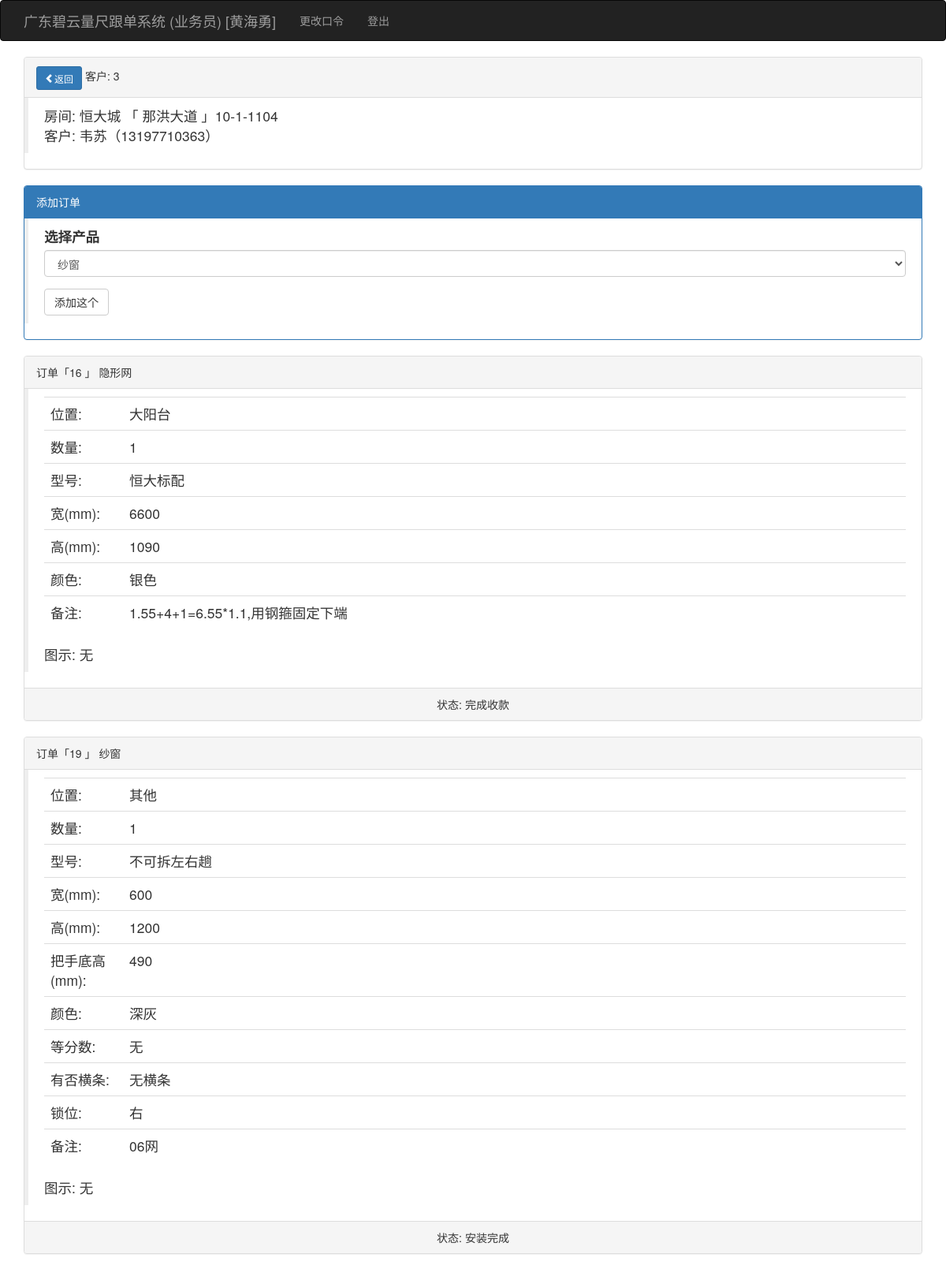
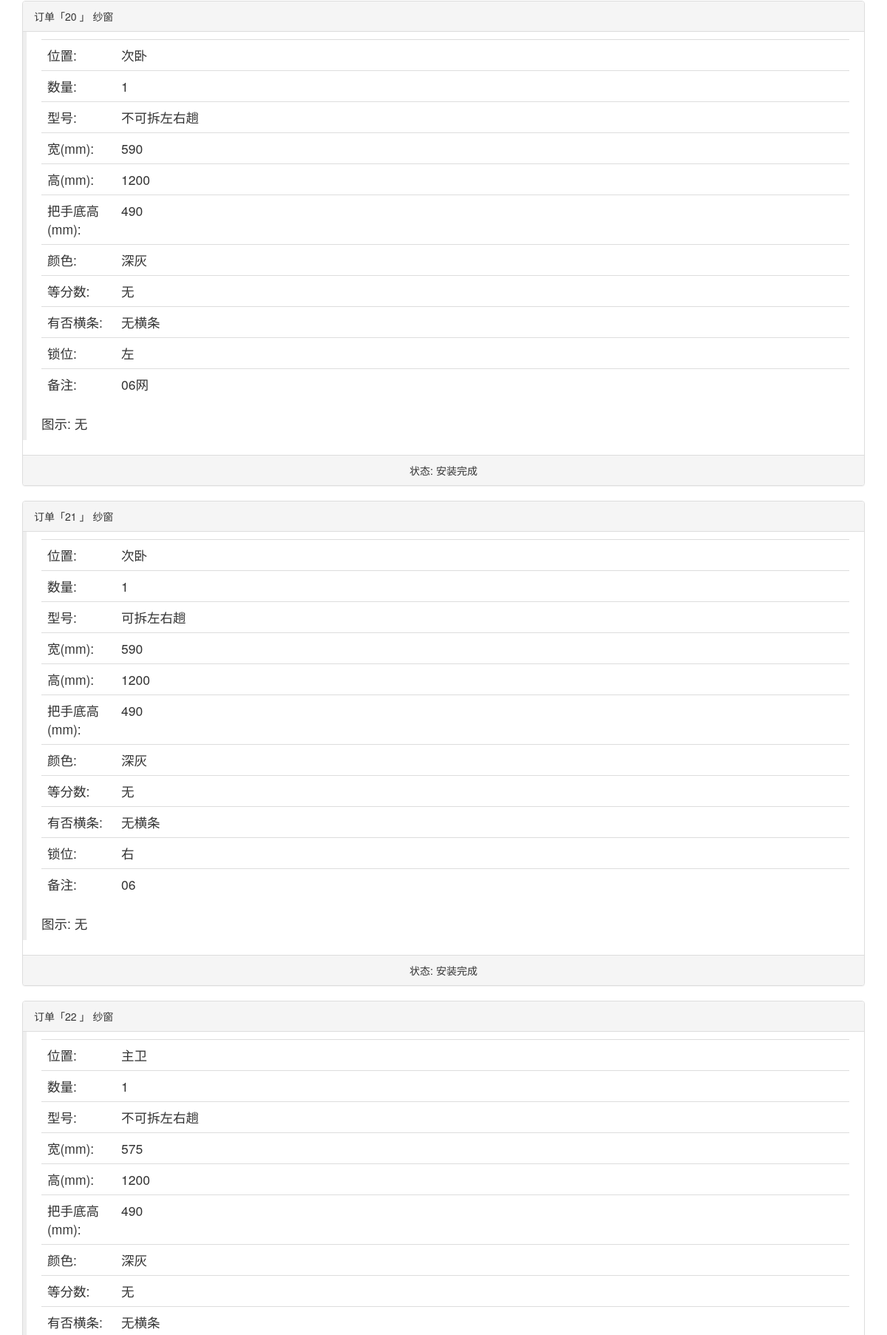
Page /showkehudd/3 (signed in, upper part) on the committed database (2 pictures, top to bottom).
### app/models.py (models this page shows, shortened)
class User(UserMixin, db.Model):
    __tablename__ = 'users'
    id = db.Column(db.Integer, primary_key=True)
    user = db.Column(db.String(64), unique=True, index=True)
    pin = db.Column(db.String(64))
    username = db.Column(db.String(64))
    tel = db.Column(db.String(32))
    role = db.Column(db.String(64))
    isuse = db.Column(db.Boolean, default=False)
    beizhu = db.Column(db.String(64))
    kehus = db.relationship('Kehu', backref='user', lazy='dynamic')
    @login_manager.user_loader
    def load_user(user_id):
        return User.query.get(int(user_id))

class Kehu(db.Model):
    __tablename__ = 'kehus'
    id = db.Column(db.Integer, primary_key=True)
    user_id = db.Column(db.Integer, db.ForeignKey('users.id'))
    xiaoqu_id = db.Column(db.Integer, db.ForeignKey('xiaoqus.id'))
    fangjian = db.Column(db.String(64))
    chenghu = db.Column(db.String(64))
    tel = db.Column(db.String(64))
    zje = db.Column(db.Float)
    beizhu = db.Column(db.String(64))
    status = db.Column(db.Integer, default=1)  # 1已测尺、2已下单、3已安装、4已清款
    time0 = db.Column(db.DateTime(), default=datetime.utcnow)
    time1 = db.Column(db.DateTime())
    time2 = db.Column(db.DateTime())
    time3 = db.Column(db.DateTime())
    dingdans = db.relationship('Dingdan', backref='kehu', lazy='dynamic')

class Xiaoqu(db.Model):
    __tablename__ = 'xiaoqus'
    id = db.Column(db.Integer, primary_key=True)
    xiaoqu = db.Column(db.String(64), unique=True, index=True)
    dizhi = db.Column(db.String(100))
    beizhu = db.Column(db.String(128))
    kehus = db.relationship('Kehu', backref='xiaoqu', lazy='dynamic')

class Dingdan(db.Model):
    __tablename__ = 'dingdans'
    id = db.Column(db.Integer, primary_key=True)
    kehu_id = db.Column(db.Integer, db.ForeignKey('kehus.id'))
    chanpin_id = db.Column(db.Integer, db.ForeignKey('chanpins.id'))
    shuliang = db.Column(db.Integer)
    weizhi = db.Column(db.String(64))
    xinghao = db.Column(db.String(64))
    kuan_chang = db.Column(db.Integer)
    gao = db.Column(db.Integer)
    meikongkuan_bashoudigao = db.Column(db.Integer)
    color = db.Column(db.String(64))
    shanshu = db.Column(db.Integer)
    zhonghengtiaoshu_gantiaoshu = db.Column(db.Integer)
    shuowei = db.Column(db.String(64))
    ishaveht = db.Column(db.String(64))
    zhangfa_dengfenshu_kaishuofangshi = db.Column(db.String(64))
    jiage = db.Column(db.Float)
    tushipic = db.Column(db.String(64))
    beizhu = db.Column(db.String(64))
    status = db.Column(db.Integer, default=1)  # 1测尺、2业务下单、3工厂下单、4工厂入库、5工厂发货、6收货、7派工、8装完、9安清款
    fakaidi = db.Column(db.String(64))  # -1
    time_1 = db.Column(db.DateTime())
    user_1_id = db.Column(db.Integer, db.ForeignKey('users.id'))
    beizhue = db.Column(db.String(64))
    time0 = db.Column(db.DateTime(), default=datetime.utcnow)
    user0_id = db.Column(db.Integer, db.ForeignKey('users.id'))
    time1 = db.Column(db.DateTime())
    user1_id = db.Column(db.Integer, db.ForeignKey('users.id'))
    time2 = db.Column(db.DateTime())
    user2_id = db.Column(db.Integer, db.ForeignKey('users.id'))
    time3 = db.Column(db.DateTime())
    user3_id = db.Column(db.Integer, db.ForeignKey('users.id'))
    time4 = db.Column(db.DateTime())
    user4_id = db.Column(db.Integer, db.ForeignKey('users.id'))
    time5 = db.Column(db.DateTime())
    user5_id = db.Column(db.Integer, db.ForeignKey('users.id'))
    time6 = db.Column(db.DateTime())
    user6_id = db.Column(db.Integer, db.ForeignKey('users.id'))
    time7 = db.Column(db.DateTime())
    user7_id = db.Column(db.Integer, db.ForeignKey('users.id'))
    time8 = db.Column(db.DateTime())
    user8_id = db.Column(db.Integer, db.ForeignKey('users.id'))
    time9 = db.Column(db.DateTime())
    user9_id = db.Column(db.Integer, db.ForeignKey('users.id'))
    time_1 = db.Column(db.DateTime())
    user_1_id = db.Column(db.Integer, db.ForeignKey('users.id'))
    beizhue = db.Column(db.String(64))
    az_status = db.Column(db.Integer)
    az_beizhue = db.Column(db.String(64))
    az_time_1 = db.Column(db.DateTime())
    az_time1 = db.Column(db.DateTime())
    az_time2 = db.Column(db.DateTime())
    az_time3 = db.Column(db.DateTime())
    azd_id = db.Column(db.Integer, db.ForeignKey('users.id'))
    dingdan_azd = db.relationship("User", foreign_keys=[azd_id])

class Chanpin(db.Model):
    __tablename__ = 'chanpins'
    id = db.Column(db.Integer, primary_key=True)
    pinming = db.Column(db.String(64))
    jiage = db.Column(db.Float)
    beizhu = db.Column(db.String(64))
    dingdans = db.relationship('Dingdan', backref='chanpin', lazy='dynamic')

### app/main/views.py (the view, shortened to what this page needs)
@main.route('/showkehudd/<int:id>', methods=['GET', 'POST'])
@login_required
def showkehudd(id):
    if current_user.role != '业务员':
        return redirect(url_for('main.index'))
    form = WilladdcpForm()
    kehu = Kehu.query.get(id)
    user = current_user._get_current_object()
    return render_template('showkehudd.html', form=form, kehu=kehu)

### app/main/forms.py
class WilladdcpForm(FlaskForm):
    chanpin = SelectField('选择产品', validators=[DataRequired()], coerce=int)
    submit = SubmitField('添加这个')
    def __init__(self, *args, **kwargs):
        super(WilladdcpForm, self).__init__(*args, **kwargs)
        self.chanpin.choices = [(chanpin.id, chanpin.pinming) for chanpin in
                                Chanpin.query.order_by(Chanpin.beizhu).all()]  # Chanpin.id

### app/templates/showkehudd.html (shortened to what this page needs)
{% extends "base.html" %}
{% import "bootstrap/wtf.html" as wtf %}
{% block page_content %}
    <div class="panel panel-default">
        <div class="panel-heading"><a class="btn btn-primary btn-sm   glyphicon glyphicon-chevron-left"
                                      href="{{ url_for('main.kehulist') }}">返回</a> 客户: {{ kehu.id }}</div>
        <div class="post-body">
            <blockquote>
                <ul class="list-unstyled">
                    <li>房间: {{ kehu.xiaoqu.xiaoqu }} 「 {{ kehu.xiaoqu.dizhi }} 」{{ kehu.fangjian }}</li>
                    <li>客户: {{ kehu.chenghu }}（{{ kehu.tel }}）
                    </li>
                </ul>
            </blockquote>
        </div>
    </div>
    <div class="panel panel-primary">
        <div class="panel-heading"> 添加订单</div>
        <div class="post-body">
            <blockquote>
                {{ wtf.quick_form(form) }}
            </blockquote>
        </div>
    </div>
    {% for dingdan in kehu.dingdans %}
        <div class="panel panel-default">
            <div class="panel-heading">订单「{{ dingdan.id }} 」 {{ dingdan.chanpin.pinming }}
            </div>
            <div class="post-body">
                <blockquote>
                    <table class="table">
                        <tr>
                            <td style="width: 100px;">位置:</td>
                            <td>{{ dingdan.weizhi }}</td>
                        </tr>
                        <tr>
                            <td>数量:</td>
                            <td>{{ dingdan.shuliang }}</td>
                        </tr>
                        <tr>
                            <td>型号:</td>
                            <td>{{ dingdan.xinghao }}</td>
                        </tr>
                        {% if dingdan.chanpin.pinming == '隐形网' %}
                            <tr>
                                <td>宽(mm):</td>
                                <td>{{ dingdan.kuan_chang }}</td>
                            </tr>
                            <tr>
                                <td>高(mm):</td>
                                <td>{{ dingdan.gao }}</td>
                            </tr>
                            <tr>
                                <td>颜色:</td>
                                <td>{{ dingdan.color }}</td>
                            </tr>
                        {% elif dingdan.chanpin.pinming == '纱门' %}
                            <tr>
                                <td>宽(mm):</td>
                                <td>{{ dingdan.kuan_chang }}</td>
                            </tr>
                            <tr>
                                <td>高(mm):</td>
                                <td>{{ dingdan.gao }}</td>
                            </tr>
                            <tr>
                                <td>内空宽(mm):</td>
                                <td>{{ dingdan.meikongkuan_bashoudigao }}</td>
                            </tr>
                            <tr>
                                <td>颜色:</td>
                                <td>{{ dingdan.color }}</td>
                            </tr>
                            <tr>
                                <td>扇数:</td>
                                <td>{{ dingdan.shanshu }}</td>
                            </tr>
                            <tr>
                                <td>中横条数:</td>
                                <td>{{ dingdan.zhonghengtiaoshu_gantiaoshu }}</td>
                            </tr>
                            <tr>
                                <td>锁位:</td>
                                <td>{{ dingdan.shuowei }}</td>
                            </tr>
                            <tr>
                                <td>装法:</td>
                                <td>{{ dingdan.zhangfa_dengfenshu_kaishuofangshi }}</td>
                            </tr>
                        {% elif dingdan.chanpin.pinming == '纱窗' %}
                            <tr>
                                <td>宽(mm):</td>
                                <td>{{ dingdan.kuan_chang }}</td>
                            </tr>
                            <tr>
                                <td>高(mm):</td>
                                <td>{{ dingdan.gao }}</td>
                            </tr>
                            <tr>
                                <td>把手底高(mm):</td>
                                <td>{{ dingdan.meikongkuan_bashoudigao }}</td>
                            </tr>
                            <tr>
                                <td>颜色:</td>
                                <td>{{ dingdan.color }}</td>
                            </tr>
                            <tr>
                                <td>等分数:</td>
                                <td>{{ dingdan.zhangfa_dengfenshu_kaishuofangshi }}</td>
                            </tr>
                            <tr>
                                <td>有否横条:</td>
                                <td>{{ dingdan.ishaveht }}</td>
                            </tr>
                            <tr>
                                <td>锁位:</td>
                                <td>{{ dingdan.shuowei }}</td>
                            </tr>
                        {% endif %}
                        <tr>
                            <td>备注:</td>
                            <td>{{ dingdan.beizhu }}</td>
                        </tr>
                    </table>
                    图示:
                                            {% if dingdan.tushipic %}
                                                <br>
                                                <img height="180" src="/static/upload/{{ dingdan.tushipic }}">
                                                {% else %}
                                                无
                                                {% endif %}
                </blockquote>
            </div>
            <div class="panel-footer text-center">状态:
                {% if dingdan.status == 1 %}
                    已量尺
                {% elif dingdan.status == 2 %}
                    已下单
                {% elif dingdan.status == 3 %}
                    已订货
                {% elif dingdan.status == 4 %}
                    已入库
                {% elif dingdan.status == 5 %}
                    已发货
                {% elif dingdan.status == 6 %}
                    已到货
                {% elif dingdan.status == 7 %}
                    安装中
                {% elif dingdan.status == 8 %}
                    安装完成
                {% elif dingdan.status == 9 %}
                    完成收款
                {% else %}
                    状态有误
                {% endif %}
            </div>
        </div>
    {% endfor %}
{% endblock %}

### app/templates/base.html (shortened to what this page needs)
{% extends "bootstrap/base.html" %}
{% import 'render_listcp.html' as macors %}
{% block head %}
{{ super() }}
<link rel="stylesheet" type="text/css" href="{{ url_for('static', filename='styles.css') }}">
{% endblock %}
{% block navbar %}
<div class="navbar navbar-inverse" role="navigation">
    <div class="container">
        <div class="navbar-header">
            <a class="navbar-brand" href="{{ url_for('main.index') }}">广东碧云量尺跟单系统 ({{ current_user.role }}) [{{ current_user.username }}] </a>
        </div>
        <div class="navbar-collapse collapse">
            <ul class="nav navbar-nav">
                {% if current_user.is_authenticated %}
                <li><a href="{{ url_for('auth.change_pin') }}">更改口令</a></li>
                <li><a href="{{ url_for('auth.logout') }}">登出</a></li>
                {% endif %}
            </ul>
        </div>
    </div>
</div>
{% endblock %}
{% block content %}
<div class="container">
    {% block page_content %}{% endblock %}
</div>
{% endblock %}

### rows in the picture
User: role "业务员", username "黄海勇"
Kehu: id "3", fangjian "10-1-1104", chenghu "韦苏", tel "13197710363"
Xiaoqu: xiaoqu.xiaoqu "恒大城", xiaoqu.dizhi "那洪大道"
Dingdan: id "16", chanpin.pinming "隐形网", weizhi "大阳台", shuliang "1", xinghao "恒大标配", kuan_chang "6600", gao "1090", color "银色", beizhu "1.55+4+1=6.55*1.1,用钢箍固定下端", shows "无", status "完成收款"
Dingdan: id "19", chanpin.pinming "纱窗", weizhi "其他", shuliang "1", xinghao "不可拆左右趟", kuan_chang "600", gao "1200", meikongkuan_bashoudigao "490", color "深灰", zhangfa_dengfenshu_kaishuofangshi "无", ishaveht "无横条", shuowei "右", beizhu "06网", status "安装完成"
Dingdan: id "20", chanpin.pinming "纱窗", weizhi "次卧", shuliang "1", xinghao "不可拆左右趟", kuan_chang "590", gao "1200", meikongkuan_bashoudigao "490", color "深灰", zhangfa_dengfenshu_kaishuofangshi "无", ishaveht "无横条", shuowei "左", beizhu "06网", status "安装完成"
Dingdan: id "21", chanpin.pinming "纱窗", weizhi "次卧", shuliang "1", xinghao "可拆左右趟", kuan_chang "590", gao "1200", meikongkuan_bashoudigao "490", color "深灰", zhangfa_dengfenshu_kaishuofangshi "无", ishaveht "无横条", shuowei "右", beizhu "06", status "安装完成"
Dingdan: id "22", chanpin.pinming "纱窗", weizhi "主卫", shuliang "1", xinghao "不可拆左右趟", kuan_chang "575", gao "1200", meikongkuan_bashoudigao "490", color "深灰", zhangfa_dengfenshu_kaishuofangshi "无", ishaveht "无横条"
